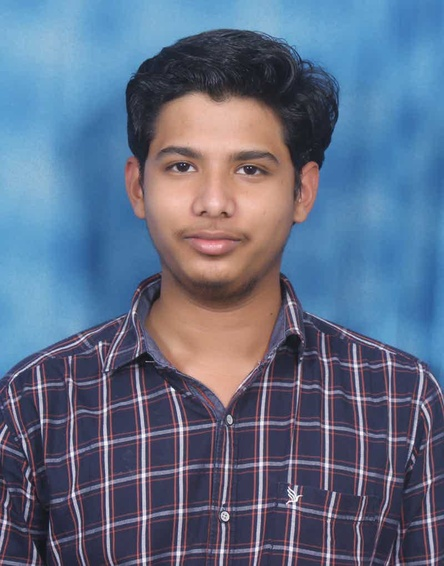
#> input picture face_recognition_project/dataset/chaitanya/PHOTO.jpg, 444 x 566 px, shrunk from 800 x 1019 before the run, found by its file name; its folder holds 3 pictures in this run
$ python train.py
#> lines starting #> are read from the running program, lines starting #| are printed output that depends on the picture
import cv2
import os
import numpy as np

def assure_path_exists(path):
    """Ensure that a directory exists."""
    if not os.path.exists(path):
        os.makedirs(path)

def get_images_and_labels(dataset_path, face_detector):
    """Retrieve images and corresponding labels from the dataset."""
#> called with dataset_path = 'dataset'
    image_paths = []
    labels = []
    label_dict = {}
    current_id = 0

    assure_path_exists("../trainer/")

    # Iterate through each person in the dataset
    for person_name in os.listdir(dataset_path):
        person_dir = os.path.join(dataset_path, person_name)
        if not os.path.isdir(person_dir):
            continue

        label_dict[current_id] = person_name  # Map ID to person name

        for image_name in os.listdir(person_dir):
            image_path = os.path.join(person_dir, image_name)
            if not (image_path.endswith('.jpg') or image_path.endswith('.png')):
                continue
            image_paths.append(image_path)
            labels.append(current_id)

        current_id += 1

    face_samples = []
    face_ids = []

    # Process each image
    for image_path, label in zip(image_paths, labels):
        # Convert image to grayscale
        image = cv2.imread(image_path)
#> image is the input picture: shape (566, 444, 3); mean B, G, R 134.1, 109.3, 96.8
        gray = cv2.cvtColor(image, cv2.COLOR_BGR2GRAY)
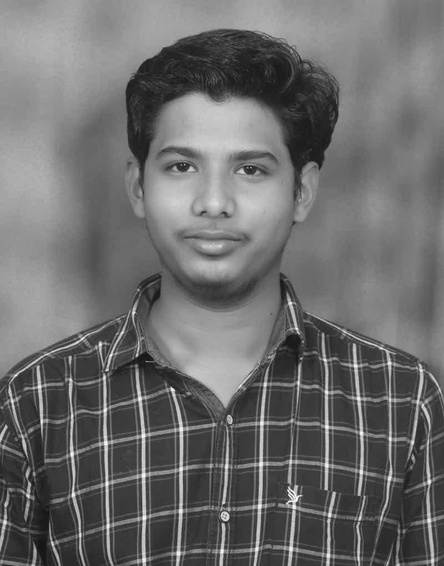
#> gray: shape (566, 444); min 15, max 254, mean 108.4

        # Detect faces in the image
        faces = face_detector.detectMultiScale(gray, scaleFactor=1.2, minNeighbors=5)
#> faces = [[123, 98, 187, 187]]

        for (x, y, w, h) in faces:
            face_samples.append(gray[y:y+h, x:x+w])
            face_ids.append(label)
#> this loop made 1 pass
#> after the loop, face_ids = [0]; face_samples = 1 item
#> pass 2 of the loop in get_images_and_labels, `for image_path, label in zip(image_paths, labels):`:
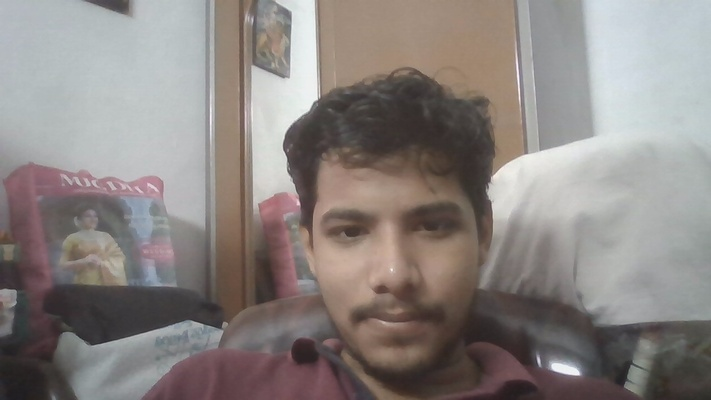
#> input picture face_recognition_project/dataset/chaitanya/WIN_20240504_20_06_48_Pro.jpg, 711 x 400 px, shrunk from 1280 x 720 before the run, found by its file name
#> in get_images_and_labels, image is the input picture: shape (400, 711, 3); mean B, G, R 128.9, 131.8, 138.7
#> in get_images_and_labels, `gray = cv2.cvtColor(image, cv2.COLOR_BGR2GRAY)`:
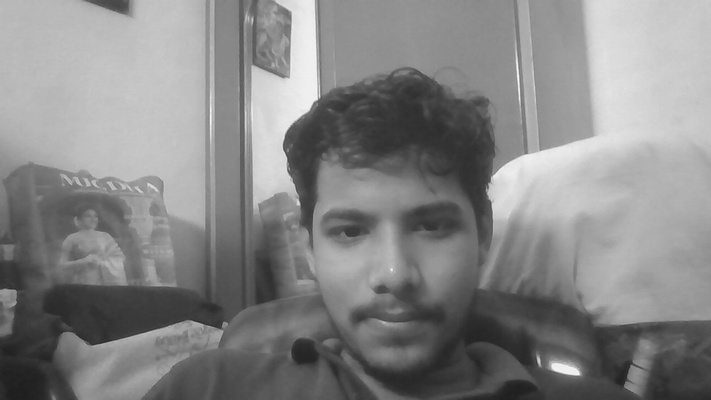
#> gray: shape (400, 711); min 30, max 252, mean 133.5
#> in get_images_and_labels, `faces = face_detector.detectMultiScale(gray, scaleFactor=1.2, minNeigh..`: faces = [[284, 148, 215, 215]]
#> the loop in get_images_and_labels, `for (x, y, w, h) in faces:` made 1 pass
#> after the loop in get_images_and_labels, `for (x, y, w, h) in faces:`: face_ids = [0, 0]; face_samples = 2 items

    return face_samples, face_ids, label_dict

def train_recognizer():
    """Train the LBPH face recognizer and save the model."""
    # Initialize Haar Cascade face detector
    face_detector = cv2.CascadeClassifier(cv2.data.haarcascades + 'haarcascade_frontalface_default.xml')

    # Specify the dataset directory
    dataset_path = 'dataset'  # Adjust the path if necessary

    # Get face samples and labels
    faces, ids, label_dict = get_images_and_labels(dataset_path, face_detector)
#> faces = 2 items; ids = [0, 0]; label_dict = {0: 'chaitanya'}

    if len(faces) == 0:
        print("No faces found in the dataset. Please add images to the dataset directory.")
        return

    # Initialize the LBPH face recognizer
    recognizer = cv2.face.LBPHFaceRecognizer_create()

    # Train the recognizer
    recognizer.train(faces, np.array(ids))

    # Save the trained model
    recognizer.save("../trainer/trainer.yml")

    # Save the label dictionary
    with open("../trainer/labels.npy", 'wb') as f:
        np.save(f, label_dict)

    print(f"Training completed. {len(label_dict)} classes trained.")
#| Training completed. 1 classes trained.
    print("Trained model and label mappings are saved in the 'trainer/' directory.")

if __name__ == "__main__":
    train_recognizer()
